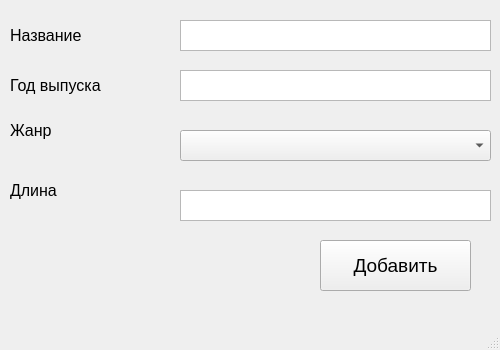
<?xml version="1.0" encoding="UTF-8"?>
<ui version="4.0">
 <class>MainWindow</class>
 <widget class="QMainWindow" name="MainWindow">
  <property name="geometry">
   <rect>
    <x>0</x>
    <y>0</y>
    <width>500</width>
    <height>350</height>
   </rect>
  </property>
  <property name="minimumSize">
   <size>
    <width>500</width>
    <height>350</height>
   </size>
  </property>
  <property name="maximumSize">
   <size>
    <width>500</width>
    <height>350</height>
   </size>
  </property>
  <property name="windowTitle">
   <string>Добавить элемент</string>
  </property>
  <widget class="QWidget" name="centralwidget">
   <widget class="QLabel" name="label">
    <property name="geometry">
     <rect>
      <x>10</x>
      <y>20</y>
      <width>141</width>
      <height>31</height>
     </rect>
    </property>
    <property name="font">
     <font>
      <pointsize>12</pointsize>
     </font>
    </property>
    <property name="text">
     <string>Название</string>
    </property>
   </widget>
   <widget class="QLabel" name="label_2">
    <property name="geometry">
     <rect>
      <x>10</x>
      <y>70</y>
      <width>141</width>
      <height>31</height>
     </rect>
    </property>
    <property name="font">
     <font>
      <pointsize>12</pointsize>
     </font>
    </property>
    <property name="text">
     <string>Год выпуска</string>
    </property>
   </widget>
   <widget class="QLabel" name="label_3">
    <property name="geometry">
     <rect>
      <x>10</x>
      <y>110</y>
      <width>141</width>
      <height>41</height>
     </rect>
    </property>
    <property name="font">
     <font>
      <pointsize>12</pointsize>
     </font>
    </property>
    <property name="text">
     <string>Жанр</string>
    </property>
   </widget>
   <widget class="QLabel" name="label_4">
    <property name="geometry">
     <rect>
      <x>10</x>
      <y>170</y>
      <width>131</width>
      <height>41</height>
     </rect>
    </property>
    <property name="font">
     <font>
      <pointsize>12</pointsize>
     </font>
    </property>
    <property name="text">
     <string>Длина</string>
    </property>
   </widget>
   <widget class="QComboBox" name="comboBox">
    <property name="geometry">
     <rect>
      <x>180</x>
      <y>130</y>
      <width>311</width>
      <height>31</height>
     </rect>
    </property>
    <property name="font">
     <font>
      <pointsize>12</pointsize>
     </font>
    </property>
   </widget>
   <widget class="QPushButton" name="pushButton">
    <property name="geometry">
     <rect>
      <x>320</x>
      <y>240</y>
      <width>151</width>
      <height>51</height>
     </rect>
    </property>
    <property name="font">
     <font>
      <pointsize>14</pointsize>
     </font>
    </property>
    <property name="text">
     <string>Добавить</string>
    </property>
   </widget>
   <widget class="QPlainTextEdit" name="title">
    <property name="geometry">
     <rect>
      <x>180</x>
      <y>20</y>
      <width>311</width>
      <height>31</height>
     </rect>
    </property>
   </widget>
   <widget class="QPlainTextEdit" name="year">
    <property name="geometry">
     <rect>
      <x>180</x>
      <y>70</y>
      <width>311</width>
      <height>31</height>
     </rect>
    </property>
   </widget>
   <widget class="QPlainTextEdit" name="duration">
    <property name="geometry">
     <rect>
      <x>180</x>
      <y>190</y>
      <width>311</width>
      <height>31</height>
     </rect>
    </property>
   </widget>
  </widget>
  <widget class="QMenuBar" name="menubar">
   <property name="geometry">
    <rect>
     <x>0</x>
     <y>0</y>
     <width>500</width>
     <height>26</height>
    </rect>
   </property>
  </widget>
  <widget class="QStatusBar" name="statusbar"/>
 </widget>
 <resources/>
 <connections/>
</ui>
